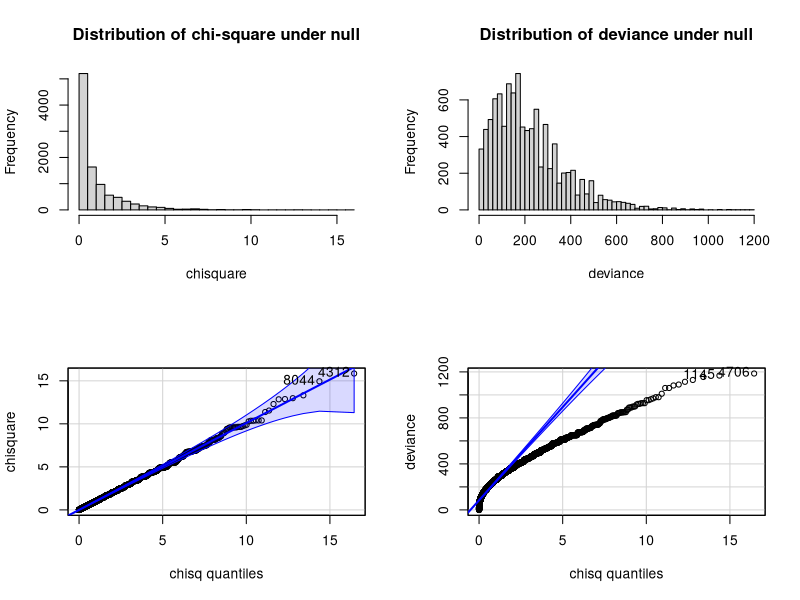
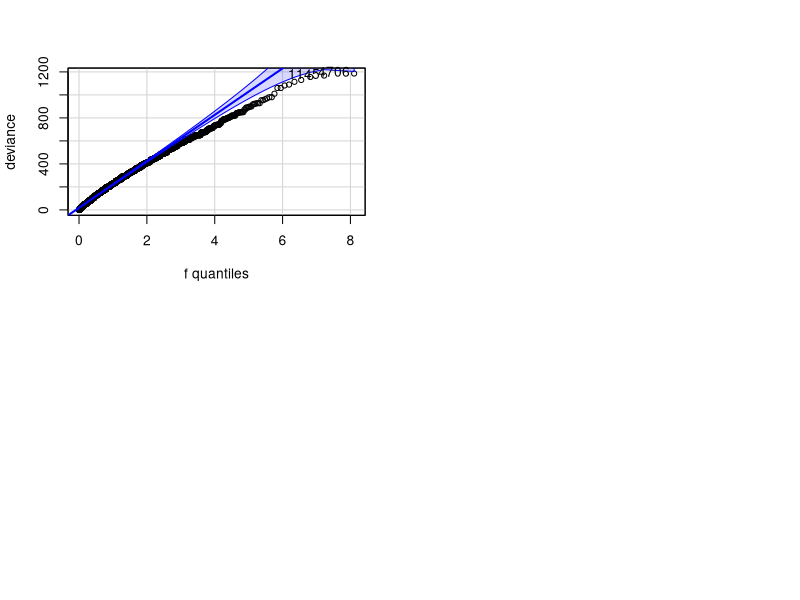
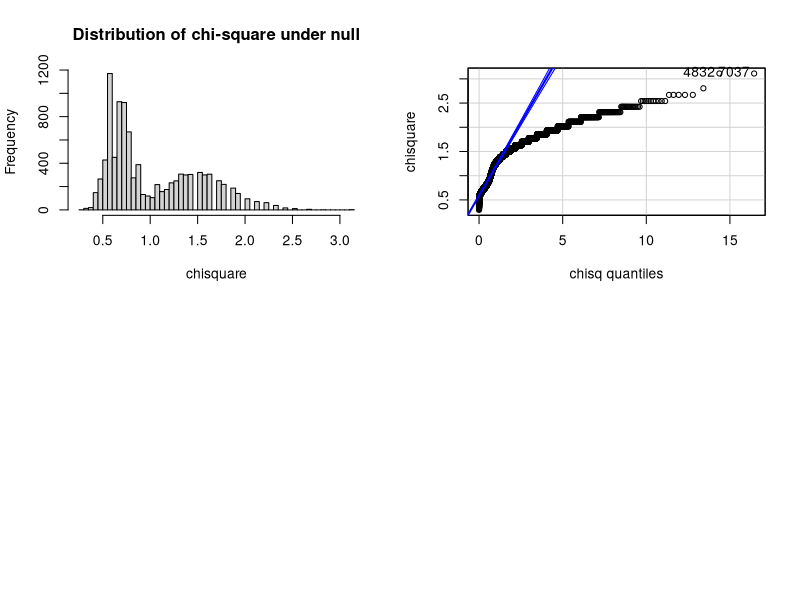

Source code (R) for these figures, in order: (Note: this script raises an error after producing the figures.)
# Analysis of contingency tables conditional on the row totals

#read in the data

origdata <- matrix(c(35,9,60,41), nrow = 2, byrow = TRUE)   #Civil Union example
# Alternative data sets follow--You must set the default directory
#origdata <- read.table("AlteredVote.dat", header = TRUE, nrows = 2)
#origdata <- read.table("Visintainer.dat", nrows = 2, header = TRUE)  #2 x 3 example

result <- chisq.test(origdata, correct = F)
obtchisq <- result$statistic
expdata=matrix(c(0,0,0,0), nrow=2)
for (i in 1:nrow(origdata))
  for(j in 1:ncol(origdata))
    expdata[i,j] = rowSums(origdata)[i]*colSums(origdata)[j]/sum(origdata)
obtdev = sum((expdata-origdata)^2)
dfs <- result$parameter
p <- result$p.value
N <- sum(origdata)
rowmarg <- rowSums(origdata)
nrow <- length(rowmarg)
colmarg <- colSums(origdata)
ncol <- length(colmarg)
colprob <- colmarg/N


nreps <- 10000
chisquare <- numeric(nreps)
results <- numeric(nreps)
deviance = numeric(nreps)
extreme <- 0
# Get cumulative proportions over columns
# We might find that 60% of the obs are in col1, 25% in col2, and 15% in col3
# Then draw as many numbers as the row marginal, and assign to col based on
# those probabilities. That does not mean that we will always have 60, 25, and
# 15%, because assignment depends on whether the random number exceeds some value.
cum <- numeric()
cum[1] <- colprob[1]
for (j in 2:ncol) {cum[j] <- cum[j-1] + colprob[j]}

# Now resample 10,000 times 
count <- c()
countx <- c()
for (i in 1:nreps) {
  
  randomtable <- c()
  for (j in 1:nrow) {
    randnum <- runif(rowmarg[j],0,1) 
    for (j in 1:ncol) {count[j] <- length(randnum[randnum <= cum[j]])}
    countx[1] <- count[1]
    for (k in 2:ncol) {countx[k] <- count[k] - count[k-1]} 
    randomtable <- rbind(randomtable, countx)
  }
  chisquare[i] <- chisq.test(randomtable, correct = FALSE)$statistic
  deviance[i] <- sum((randomtable-origdata)^2)
  
}
chisignif <- length(chisquare[chisquare >= obtchisq]) /nreps
devsignif <- length(deviance[deviance <= obtdev]) /nreps

table(chisquare>=obtchisq, deviance<=obtdev)
par(mfrow=c(2,2))
hist(chisquare, breaks = 50, main = "Distribution of chi-square under null")
hist(deviance, breaks = 50, main = "Distribution of deviance under null")
library(car)
qqPlot(chisquare, dist = "chisq", df = dfs)
qqPlot(deviance, dist="chisq", df=dfs)
qqPlot(deviance, dist="f", df1=3, df2=144)
cat("Pearson's chi-square statistic is ",obtchisq,"\n")
cat("That chi-square has a p value of ",p, "\n")
cat("\n")
cat("The deviance statistic is ",obtdev,"\n")
cat("That deviance has a p value of ",pt(sqrt(obtdev), df=144), "\n")

cat("The proportion of chi-square values greater than the obtained chi-square is  ", chisignif, "\n")
cat("The proportion of deviance values less than the obtained deviance is  ", devsignif, "\n")


# > source("C:/Documents and Settings/David Howell/My Documents/Professional/Chi Square/rowfixed.r")
#Pearson's chi-square statistic is  5.502327 
#That chi-square has a p value of  0.01899118 
#
#The proportion of chi-square values greater than the obtained chi-square is   0.0189 
#

###########
#   likelihood ratio chi-sq

LRchisq <- function(data) {
  test <- chisq.test(data)
  E <- test$expected
  O <- test$observed
  df <- test$parameter
  sigma = 0
  nrows <- nrow(data)
  ncols <- ncol(data)
  for (i in 1:nrows) {
    for (j in 1:ncols) {
      sigma <- sigma + O[i,j]*log(O[i,j]/E[i,j])
    }
  }
  Gsquare <- 2*sigma
  
  
}
Gsquare <- LRchisq(origdata)

cat("The likelihood ratio chi-square statistic is ",Gsquare,"\n")
pLR <- pchisq(Gsquare, dfs, lower.tail = FALSE)
cat("That chi-square has a p value of ",pLR, "\n")


# Artificial Data Point ---------------------------------------------------

##### Try a version where 0 column or row totals are replaced with 1.
# Analysis of contingency tables conditional on the row totals

#read in the data
# OK, what if we just add one to a row.
origdata <- matrix(c(1,0,60,41), nrow = 2, byrow = TRUE)   #Civil Union example
#origdata <- matrix(c(1+61/102, 41/102, 60, 41), nrow=2, byrow=TRUE)
# Alternative data sets follow--You must set the default directory
#origdata <- read.table("AlteredVote.dat", header = TRUE, nrows = 2)
#origdata <- read.table("Visintainer.dat", nrows = 2, header = TRUE)  #2 x 3 example

(result <- chisq.test(origdata, correct = F))
#(result <- chisq.test(altdata, correct = F))
obtchisq <- result$statistic
dfs <- result$parameter
p <- result$p.value
N <- sum(origdata)
rowmarg <- rowSums(origdata)
nrow <- length(rowmarg)
colmarg <- colSums(origdata)
ncol <- length(colmarg)
colprob <- colmarg/N


nreps <- 10000
chisquare <- numeric(nreps)
results <- numeric(nreps)
extreme <- 0
# Get cumulative proportions over columns
# We might find that 60% of the obs are in col1, 25% in col2, and 15% in col3
# Then draw as many numbers as the row marginal, and assign to col based on
# those probabilities. That does not mean that we will always have 60, 25, and
# 15%, because assignment depends on whether the random number exceeds some value.
cum <- numeric()
cum[1] <- colprob[1]
for (j in 2:ncol) {cum[j] <- cum[j-1] + colprob[j]}

# Now resample 10,000 times 
count <- c()
countx <- c()
for (i in 1:nreps) {
  
  randomtable <- c()
  for (j in 1:nrow) {
    randnum <- runif(rowmarg[j],0,1) 
    for (j in 1:ncol) {count[j] <- length(randnum[randnum <= cum[j]])}
    countx[1] <- count[1]
    for (k in 2:ncol) {countx[k] <- count[k] - count[k-1]} 
    randomtable <- rbind(randomtable, countx)
  }
  
  chisquare[i] <- chisq.test(randomtable, correct = FALSE)$statistic

}

chisignif <- length(chisquare[chisquare >= obtchisq]) /nreps

Gsquare <- LRchisq(origdata)

cat("The likelihood ratio chi-square statistic is ",Gsquare,"\n")
pLR <- pchisq(Gsquare, dfs, lower.tail = FALSE)
cat("That chi-square has a p value of ",pLR, "\n")

par(mfrow=c(2,2))
hist(chisquare, breaks = 50, main = "Distribution of chi-square under null")
library(car)
qqPlot(chisquare, dist = "chisq", df = dfs)
cat("Pearson's chi-square statistic is ",obtchisq,"\n")
cat("That chi-square has a p value of ",p, "\n")
cat("\n")

cat("The proportion of chi-square values greater than the obtained chi-square is  ", chisignif, "\n")


# Shields Heeler ----------------------------------------------------------


####### try shields heeler

ShieldsHeelerLRTest=function(data) {
  test = chisq.test(data)
  O = test$observed
  E = round(test$expected)
  # One problem here is that E can have a different sample size, which is not really permissible.
  while(sum(E)!=sum(O)) {
     # need to find rows and columns that have the wrong totals
     rowDiffs = rowSums(E)-rowSums(O)
     colDiffs = colSums(E)-colSums(O)
     
     # Starting with the most egregious cell (the cell with the largest difference)
     row = order(abs(rowDiffs), decreasing=T)
     col = order(abs(colDiffs), decreasing=T)

     # adjust that cell up or down depending on the direction of the problem
     E[row[1], col[1]]=E[row[1], col[1]]+sign(sum(O)-sum(E))
   }
  
  dfs = test$parameter - sum(E<=1)/2
  logO = sum(log(factorial(O)))
  logE = sum(log(factorial(E)))
  stat = 2*(logO-logE)
  return(list(statistic=2*(logO-logE), expected=E, observed=O, p=1-pchisq(stat, df=dfs), df=dfs))

}
shdata = matrix(c(3,1,11,17,4,25,6,5,16,10,6,2), nrow=3)
shsparse=shdata
shsparse[2,]=c(0,1,0,0)

result <- ShieldsHeelerLRTest(shdata)
obtsh <- result
result <- chisq.test(altdata, correct = F)
obtchisq = result$statistic
dfs <- (nrow(shsparse)-1)*(ncol(shsparse)-1)
N <- sum(shsparse)
rowmarg <- rowSums(shsparse)
nrow <- length(rowmarg)
colmarg <- colSums(shsparse)
ncol <- length(colmarg)
colprob <- colmarg/N

nreps <- 10000
shchis <- numeric(nreps)
results <- numeric(nreps)
extreme <- 0
# Get cumulative proportions over columns
# We might find that 60% of the obs are in col1, 25% in col2, and 15% in col3
# Then draw as many numbers as the row marginal, and assign to col based on
# those probabilities. That does not mean that we will always have 60, 25, and
# 15%, because assignment depends on whether the random number exceeds some value.
cum <- numeric()
cum[1] <- colprob[1]
for (j in 2:ncol) {cum[j] <- cum[j-1] + colprob[j]}

# Now resample 10,000 times 
count <- c()
countx <- c()
for (i in 1:nreps) {
  
  randomtable <- c()
  for (j in 1:nrow) {
    randnum <- runif(rowmarg[j],0,1) 
    for (j in 1:ncol) {count[j] <- length(randnum[randnum <= cum[j]])}
    countx[1] <- count[1]
    for (k in 2:ncol) {countx[k] <- count[k] - count[k-1]} 
    randomtable <- rbind(randomtable, countx)
  }
  
  chisquare[i] <- chisq.test(randomtable, correct = FALSE)$statistic
  shchis[i] <- ShieldsHeelerLRTest(randomtable)
  
}

chisignif <- length(chisquare[chisquare >= obtchisq]) /nreps
shsignif <- length(shchis[shchis>= obtsh]) /nreps


maxdata = matrix(c(6,5,1,7,1,5,3,0,1,0,2,0,1,3,0), nrow=3, byrow=T)
maxfull=maxdata
maxfull[3,]=c(20,0,6)
maxfull[5,]=c(20,0,0)

#maxdata=maxfull
result <- ShieldsHeelerLRTest(maxdata)
obtsh <- result$statistic
result <- chisq.test(maxfull, correct = F)
obtchisq = result$statistic
dfs <- (nrow(maxdata)-1)*(ncol(maxdata)-1)
N <- sum(maxdata)
rowmarg <- rowSums(maxdata)
nrow <- length(rowmarg)
colmarg <- colSums(maxdata)
ncol <- length(colmarg)
colprob <- colmarg/N

nreps <- 10000
chisquare=numeric(nreps)
shchis <- numeric(nreps)
results <- numeric(nreps)
extreme <- 0
# Get cumulative proportions over columns
# We might find that 60% of the obs are in col1, 25% in col2, and 15% in col3
# Then draw as many numbers as the row marginal, and assign to col based on
# those probabilities. That does not mean that we will always have 60, 25, and
# 15%, because assignment depends on whether the random number exceeds some value.
cum <- numeric()
cum[1] <- colprob[1]
for (j in 2:ncol) {cum[j] <- cum[j-1] + colprob[j]}

# Now resample 10,000 times 
count <- c()
countx <- c()
rtables = list(nreps)
etables = list(nreps)
shdfs = numeric(nreps)
for (i in 1:nreps) {
  
  randomtable <- c()
  for (r in 1:nrow) {
    randnum <- runif(rowmarg[r],0,1) 
    for (j in 1:ncol) {count[j] <- length(randnum[randnum <= cum[j]])}
    countx[1] <- count[1]
    for (k in 2:ncol) {countx[k] <- count[k] - count[k-1]} 
    randomtable <- rbind(randomtable, countx)
  }
  rtables[[i]] = randomtable
  
  chisquare[i] <- chisq.test(randomtable, correct = FALSE)$statistic
  shchis[i] <- ShieldsHeelerLRTest(randomtable)$statistic
  etables[[i]] = ShieldsHeelerLRTest(randomtable)$expected
  shdfs[i] =  ShieldsHeelerLRTest(randomtable)$df
}

chisignif <- length(chisquare[chisquare >= obtchisq]) /nreps
shsignif <- length(shchis[shchis>= obtsh]) /nreps

negIndex=c(1:10000)[shchis<0]

Ns = c()
for (i in 1:10000) {
  Ns = rbind(Ns, c(sum(rtables[[i]]), sum(etables[[i]])))
}
